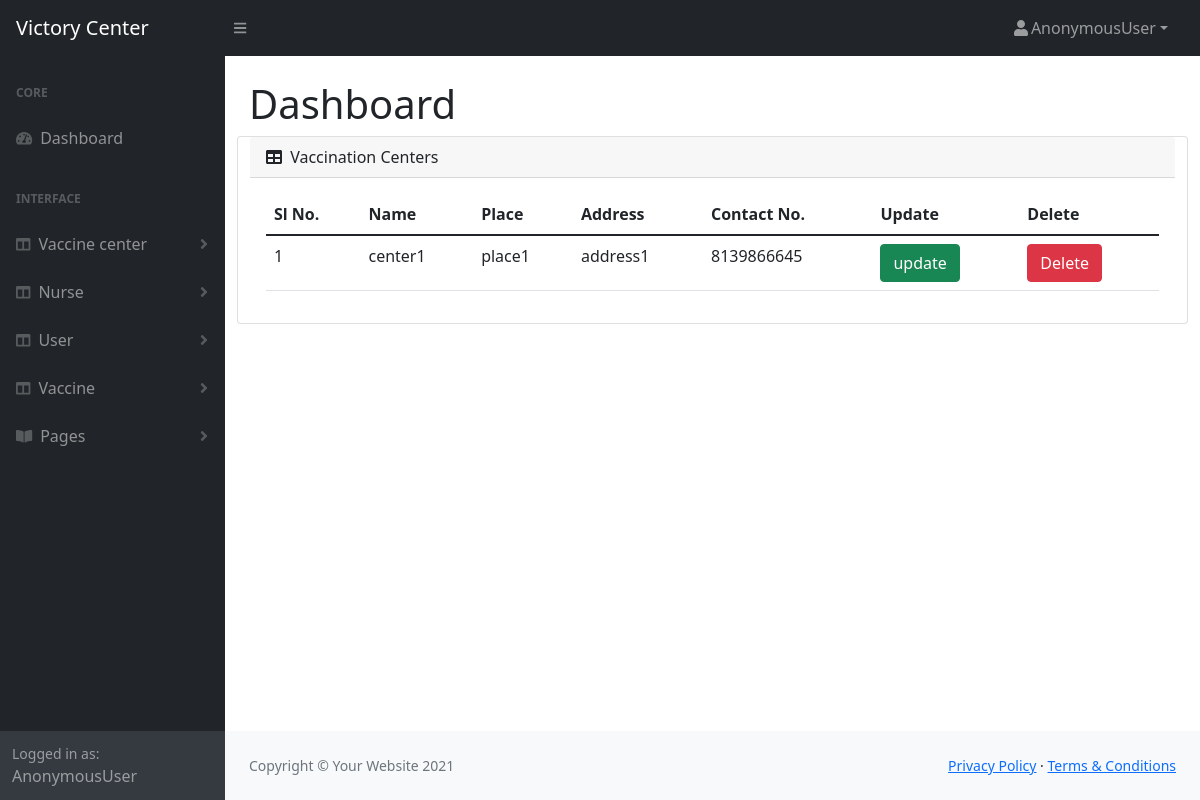
Page /center_view on the committed database.
### vaccine_app/models.py (models this page shows, shortened)
class Center(models.Model):
    user = models.OneToOneField(Login, on_delete=models.CASCADE, related_name='center')
    name = models.CharField(max_length=50)
    place = models.CharField(max_length=50)
    address = models.TextField(max_length=50)
    contact_no = models.CharField(max_length=50)

### vaccine_app/admin_views.py (the view)
# urls.py: path('center_view', admin_views.center_view, name='center_view'),
def center_view(request):
    c = Center.objects.all()
    context = {
        'center': c
    }
    return render(request, 'admin_temp/center_view.html', context)

### templates/admin_temp/center_view.html (shortened to what this page needs)
{% extends 'admin_temp/admin_home.html' %}
{% load crispy_forms_filters %}
{% block content %}
<div class="card mb-4">
                            <div class="card-header">
                                <i class="fas fa-table me-1"></i>
                                Vaccination Centers
                            </div>
                            <div class="card-body">
                                <table class="table table-stripped">
                                    <thead>
                                        <tr>
                                            <th>Sl No.</th>
                                            <th>Name</th>
                                            <th>Place</th>
                                            <th>Address</th>
                                            <th>Contact No.</th>
                                            <th>Update</th>
                                            <th>Delete</th>
                                        </tr>
                                    </thead>
                                    <tbody>
                                    {% for c in center %}
                                        <tr>
                                            <td>{{forloop.counter}}</td>
                                            <td>{{c.name}}</td>
                                            <td>{{c.place}}</td>
                                            <td>{{c.address}}</td>
                                            <td>{{c.contact_no}}</td>
                                            <td><a class="btn btn-success" href="{% url 'center_update' c.id %}" role="button">update</a></td>
                                            <td>
                                                <form action="{% url 'center_delete' c.id %}" method="post">
                                                    <button type="submit" class="btn btn-danger">Delete</button>
                                                </form>
                                            </td>
                                        </tr>
                                    {% endfor %}
                                    </tbody>
                                </table>
                            </div>
                        </div>
{% endblock %}

### rows in the picture
Center: name "center1", place "place1", address "address1", contact_no "8139866645"

### other values in the picture
{{ request.user }} "AnonymousUser"
